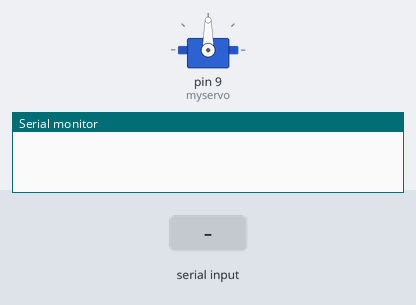
This sketch was run on a simulated Arduino Uno, built with avr-gcc and run on an emulated ATmega328P. On the bench: servo, the last lines printed to the serial monitor. The inputs (shaded band) are chosen by the test bench.

Above: at 1.2 s.
1.3 s: "90,45\n" received over Serial
At 3.5 s:
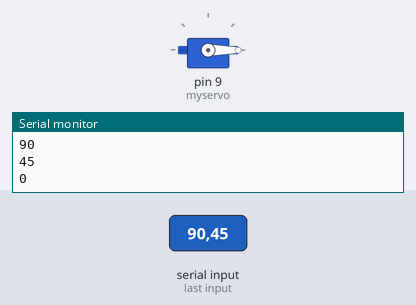
3.8 s: "30,150\n" received over Serial
At 4.6 s:
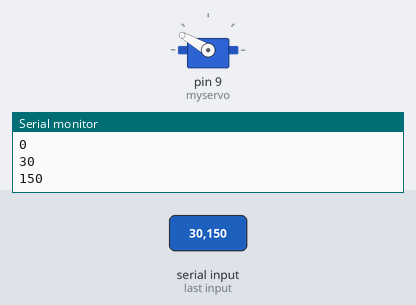
6.3 s: "200\n" received over Serial
At 6.7 s:
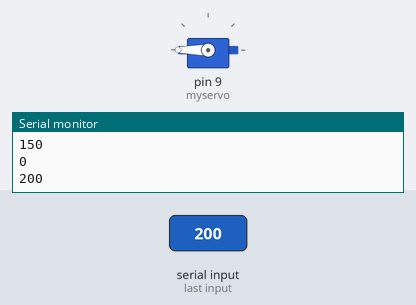
Timing chart, 0 to 9.3 s (numbered marks = the images above; inputs shaded):
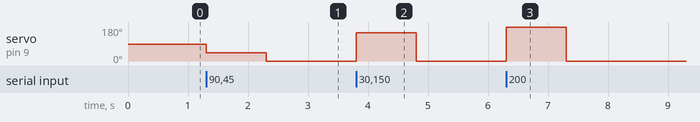

The sketch:

servoMotor.ino
```cpp
#include <Servo.h>

Servo myservo;  // crea el objeto servo

int pos = 0;    // posicion del servo

void setup() {
   myservo.attach(9);  // vincula el servo al pin digital 9
   Serial.begin(9600);
}

void loop() {
  while(Serial.available()>0){
    int angulo = Serial.parseInt();
    Serial.println(angulo);
    myservo.write(angulo);
  }
  //myservo.write(70);


}
```

Measured:
- after the input at 1.3 s, servo on pin 9 (myservo): 90° → 45° at once, → 0° 1.0 s later
- after the input at 3.8 s, servo on pin 9 (myservo): 0° → 150° at once, → 0° 1.0 s later
- after the input at 6.3 s, servo on pin 9 (myservo): 0° → 180° at once, → 0° 1.0 s later
